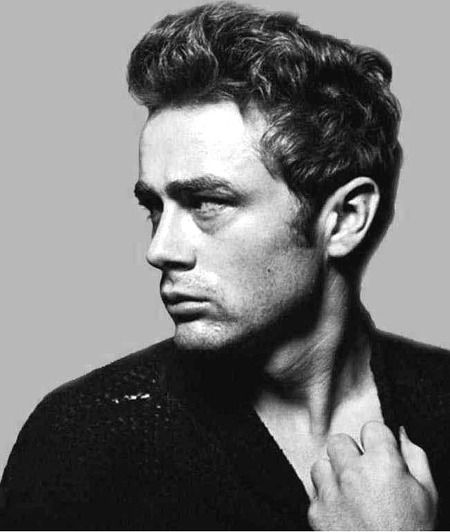
#> input picture images/dean.jpg, 450 x 532 px
$ python cropping.py --image ../images/dean.jpg
#> lines starting #> are read from the running program, lines starting #| are printed output that depends on the picture
import numpy as np
import argparse
import imutils
import cv2

ap = argparse.ArgumentParser()
ap.add_argument("-i", "--image", required=True, help="Path to the image")
args = vars(ap.parse_args())

image = cv2.imread(args["image"])
#> image is the input picture: shape (532, 450, 3); min 0, max 255, mean 118
cv2.imshow("Original", image)
cv2.waitKey(0)

cropped = image[30:120, 240:335]
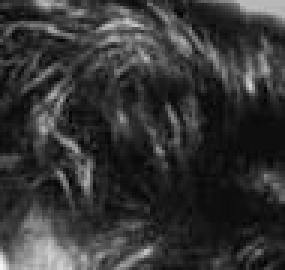
#> cropped: shape (90, 95, 3) (shown 3 times larger); min 0, max 246, mean 53.2
cv2.imshow("T-Rex Face", cropped)
cv2.waitKey(0)
